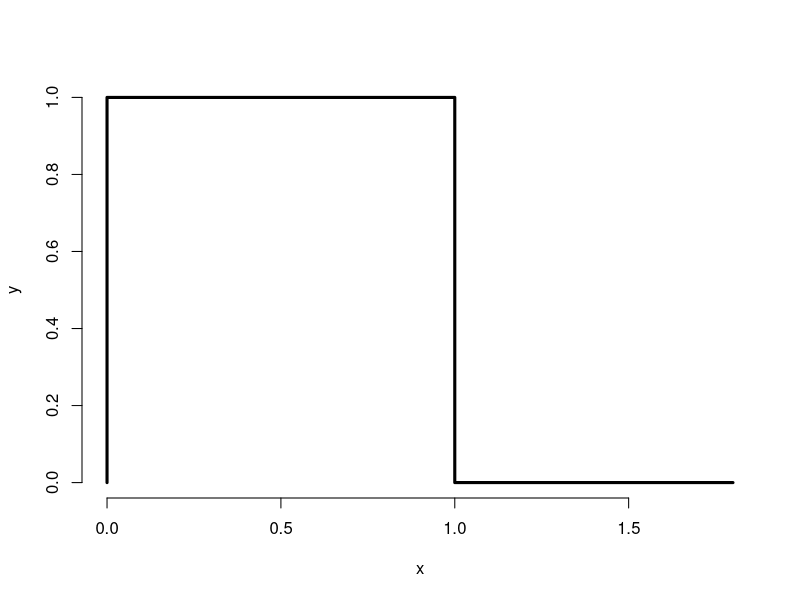

Source code (R):
## ---- chunk 1
knitr::opts_chunk$set(echo = TRUE)
## ---- chunk 2
x <- c( 0, 0, 1, 1, 1.8)
y <- c( 0, 1, 1, 0, 0)
plot(x, y, lwd=3, frame=F, type='l')
## ---- chunk 3
x <- 1:4
p <- x/sum(x)
temp <- rbind(x, p)
rownames(temp) <- c("X", "Prob")
temp
## ---- chunk 4
sum(x * p)
